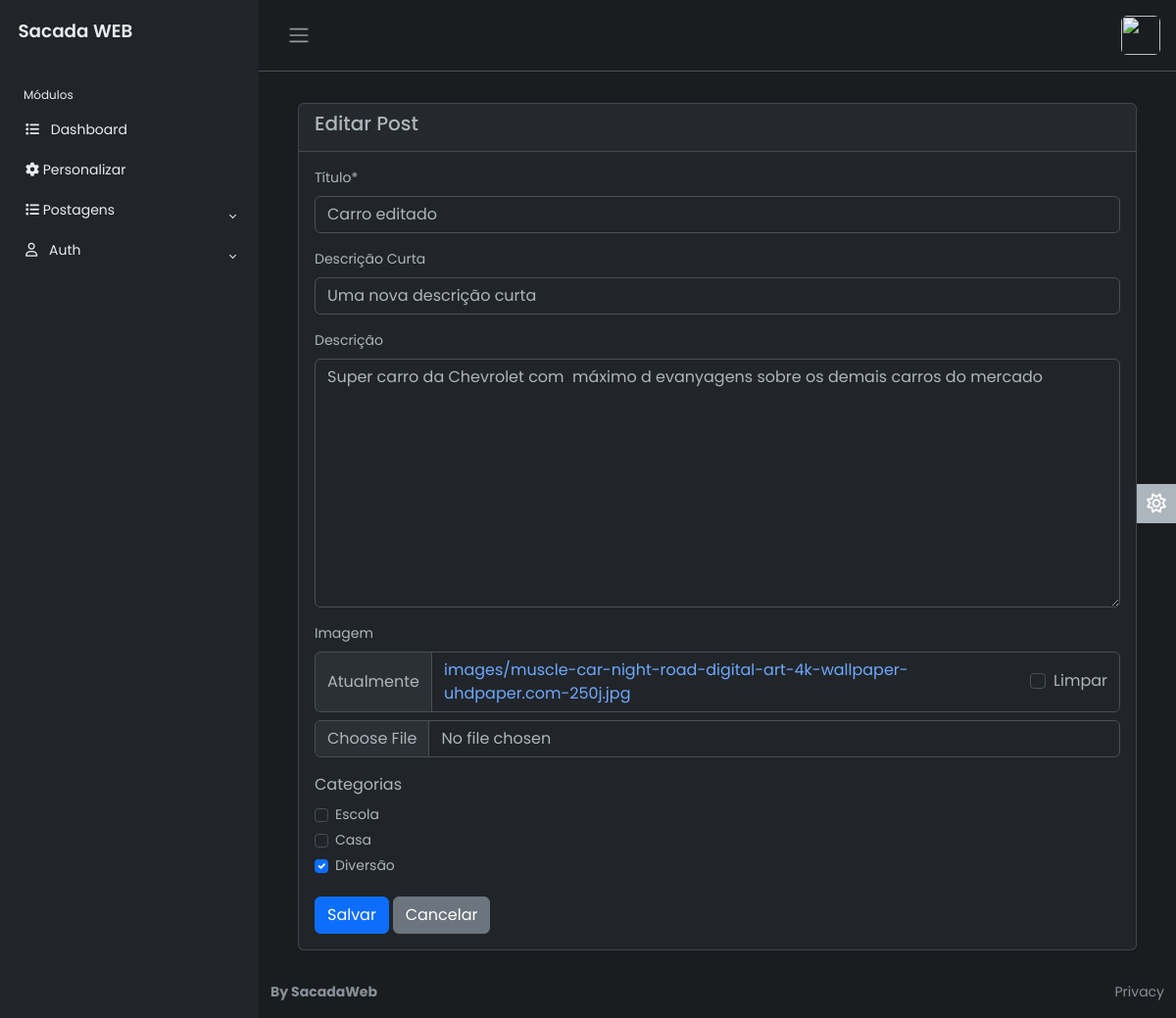
Page /post/edit/41cbb93f-6d0e-43cd-8aee-d96f4aa688dc/ (signed in) on the earlier database version.
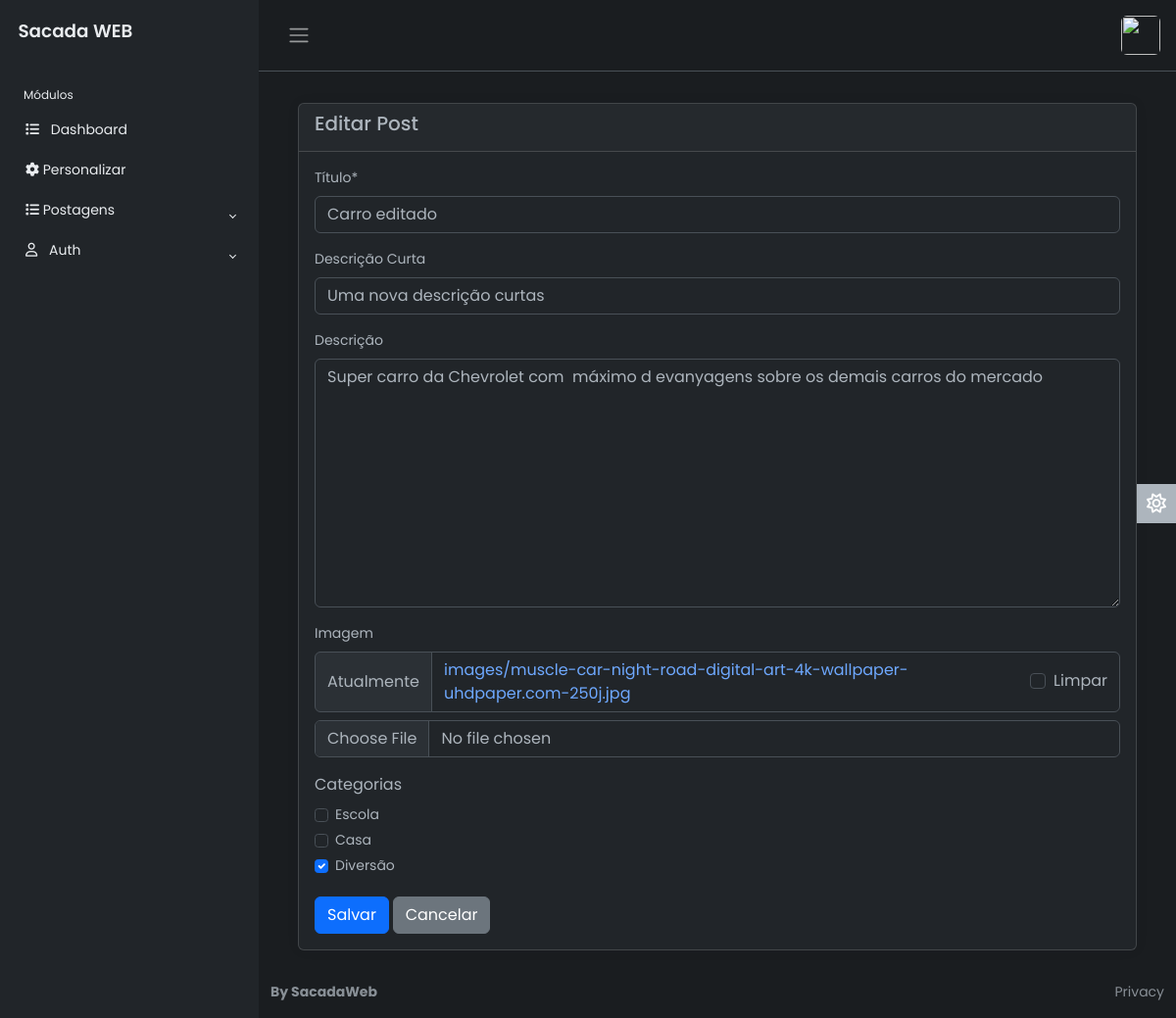
Same page on the later database version.
### posts_app/models.py (models this page shows, shortened)
class Post(models.Model):
    owner = models.ForeignKey(User, on_delete=models.CASCADE, null=True, blank=True, verbose_name='Autor')
    name = models.CharField(max_length=255, verbose_name='Título')
    image = models.ImageField(
        null=True, blank=True, default="default.jpg", upload_to='images/',  verbose_name='Imagem')
    short_description = models.CharField(max_length=2000, null=True, blank=True, verbose_name='Descrição Curta')
    description = models.TextField(null=True, blank=True,verbose_name='Descrição')
    categories = models.ManyToManyField('Category', blank=True , verbose_name='Categorias' )
    created = models.DateTimeField(auto_now_add=True, verbose_name='Data de Criação')
    id = models.UUIDField(default = uuid.uuid4, unique=True,
                        primary_key=True, editable=False)
    class Meta:
        verbose_name = ("Postagem")
        verbose_name_plural = ("Postagens")

class Category(models.Model):
    name = models.CharField(max_length=255)
    description = models.TextField(null=True, blank=True)
    class Meta:
        verbose_name = ("Categoria")
        verbose_name_plural = ("Categorias")
    def __str__(self):
        return self.name

### posts_app/views.py (the view, shortened to what this page needs)
# urls.py: path('post/edit/<uuid:pk>/', PostUpdateView.as_view(), name='post-edit'),
class PostUpdateView(LoginRequiredMixin, SuccessMessageMixin,UpdateView):
    model = Post
    form_class = PostForm
    template_name = 'post-edit.html'
    success_message = "Post editado com sucesso!"

### posts_app/forms.py
class PostForm(forms.ModelForm):
    class Meta:
        model = Post
        fields = ['name', 'short_description', 'description', 'image', 'categories']
        widgets = {
            'categories': forms.CheckboxSelectMultiple(),
        }
    def __init__(self, *args, **kwargs):
        super(PostForm, self).__init__(*args, **kwargs)
        self.helper = FormHelper()
        self.helper.form_method = 'post'
        self.helper.add_input(Submit('submit', 'Salvar', css_class='btn btn-primary'))

### posts_app/templates/post-edit.html (shortened to what this page needs)
{% extends 'main.html' %}
{% load crispy_forms_tags %}
{% block content %}
<div class="container pt-4">
    <div class="row justify-content-center">
        <div class="col-md-12">
            <div class="card">
                <div class="card-header">
                    <h5 class="card-title">Editar Post</h5>
                </div>
                <div class="card-body">
                    <form method="post">
                        {{ form|crispy }}
                        <div class="form-group">
                            <button type="submit" class="btn btn-primary">Salvar</button>
                            <a href="{% url 'post-list' %}" class="btn btn-secondary">Cancelar</a>
                        </div>
                    </form>
                </div>
            </div>
        </div>
    </div>
</div>
{% endblock %}

Differences in the rows shown:
changed Post "Carro editado": short_description "Uma nova descrição curta" → "Uma nova descrição curtas"
